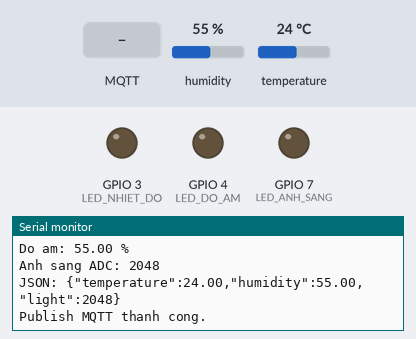
Bench run of a sketch on a simulated ESP32-C3. Parts: output pins drawn as LEDs (lit = HIGH), the last lines printed to the serial monitor. The test bench sets the inputs (shaded band); at power-on: humidity 55 %, temperature 24 °C (analog values on the 0–4095 scale). WiFi joins after 1.5 s; servers stay silent unless stated; no MQTT or app messages arrive unless stated.

Above: at 3.2 s.
3.3 s: MQTT message "ON" arrives on the first subscribed topic
At 4.5 s:
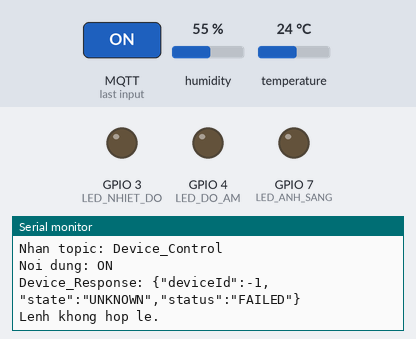
4.8 s: MQTT message "0" arrives on the first subscribed topic
At 5.8 s:
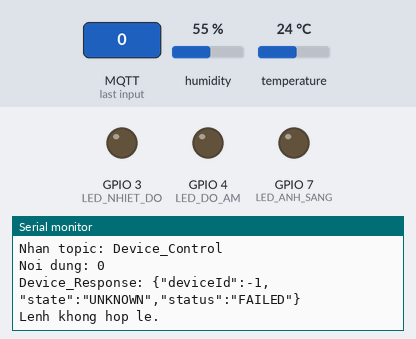
6.3 s: MQTT message "on" arrives on the first subscribed topic
At 6.9 s:
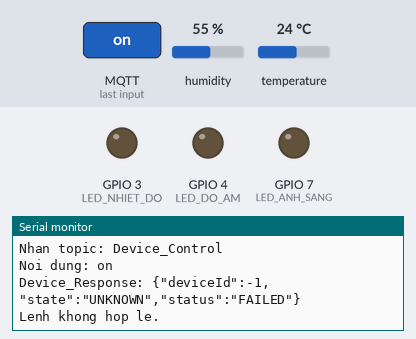

Measured:
- after the input at 3.3 s, the serial monitor: prints a new line at once (image 1)
- after the input at 4.8 s, the serial monitor: prints a new line at once (image 2)
- after the input at 6.3 s, the serial monitor: prints a new line at once (image 3)

The sketch:

ESP32C3_IoT_full_3LED_all_control.ino
```cpp
#include <WiFi.h>
#include <PubSubClient.h>
#include <Wire.h>
#include <Adafruit_AHTX0.h>
#include <math.h>

// ==============================================================================
// 1. CẤU HÌNH WIFI
// ==============================================================================

// Điền thông tin Wi-Fi của bạn.
const char* WIFI_SSID = "P206";
const char* WIFI_PASSWORD = "P206@123";

// ==============================================================================
// 2. CẤU HÌNH MQTT BROKER
// ==============================================================================

// IP máy tính đang chạy Mosquitto.
// Máy tính và ESP32 phải kết nối cùng mạng LAN.
const char* MQTT_HOST = "192.168.0.100";

const uint16_t MQTT_PORT = 1886;

// Điền tài khoản MQTT của bạn.
const char* mqtt_user = "nam";
const char* mqtt_password = "123";

// Các topic MQTT.
const char* TOPIC_SENSOR = "Data_Sensors";
const char* TOPIC_CONTROL = "Device_Control";
const char* TOPIC_RESPONSE = "Device_Response";

// ==============================================================================
// 3. CẤU HÌNH CHÂN ESP32-C3 MINI
// ==============================================================================

// Cảm biến AHT20.
#define AHT20_SDA 8
#define AHT20_SCL 9

// Cảm biến ánh sáng TEMT6000.
#define TEMT6000_PIN 0

// Ba đèn LED.
#define LED_ANH_SANG 7
#define LED_DO_AM 4
#define LED_NHIET_DO 3

/*
    Quy ước deviceId:

    0 = Điều khiển cả 3 đèn.
    1 = Đèn ánh sáng (GPIO7).
    2 = Đèn độ ẩm (GPIO4).
    3 = Đèn nhiệt độ (GPIO3).
*/

// ==============================================================================
// 4. KHAI BÁO ĐỐI TƯỢNG
// ==============================================================================

Adafruit_AHTX0 aht;

WiFiClient wifiClient;
PubSubClient mqtt(wifiClient);

// Thời gian gửi dữ liệu cảm biến.
unsigned long lastSensorSend = 0;

// Chu kỳ gửi cảm biến: 30 giây.
const unsigned long SENSOR_INTERVAL_MS = 30000UL;

// ==============================================================================
// 5. KẾT NỐI WIFI
// ==============================================================================

void connectWiFi() {

    if (WiFi.status() == WL_CONNECTED) {
        return;
    }

    Serial.println();
    Serial.print("Dang ket noi Wi-Fi: ");
    Serial.println(WIFI_SSID);

    WiFi.mode(WIFI_STA);

    WiFi.begin(WIFI_SSID, WIFI_PASSWORD);

    while (WiFi.status() != WL_CONNECTED) {

        delay(500);

        Serial.print(".");

    }

    Serial.println();

    Serial.println("Wi-Fi da ket noi.");

    Serial.print("IP ESP32-C3: ");

    Serial.println(WiFi.localIP());
}

// ==============================================================================
// 6. GỬI PHẢN HỒI TRẠNG THÁI THIẾT BỊ
// ==============================================================================

void publishResponse(
    int deviceId,
    const char* state,
    const char* status
) {

    if (!mqtt.connected()) {
        Serial.println("MQTT chua ket noi, khong the gui phan hoi.");
        return;
    }

    char payload[128];

    snprintf(
        payload,
        sizeof(payload),
        "{\"deviceId\":%d,\"state\":\"%s\",\"status\":\"%s\"}",
        deviceId,
        state,
        status
    );

    bool sent = mqtt.publish(
        TOPIC_RESPONSE,
        payload
    );

    Serial.print("Device_Response: ");

    Serial.println(payload);

    if (!sent) {
        Serial.println("Canh bao: gui phan hoi MQTT that bai.");
    }
}

// ==============================================================================
// 7. XỬ LÝ LỆNH ĐIỀU KHIỂN TỪ WEBSITE
// ==============================================================================

// Ví dụ điều khiển cả 3 đèn:
// {"deviceId":0,"action":"ON"}

// Ví dụ điều khiển một đèn:
// {"deviceId":1,"action":"OFF"}

void mqttCallback(
    char* topic,
    byte* payload,
    unsigned int length
) {

    String message;

    message.reserve(length + 1);

    for (unsigned int i = 0; i < length; i++) {
        message += (char)payload[i];
    }

    Serial.println();
    Serial.println("================================");

    Serial.print("Nhan topic: ");
    Serial.println(topic);

    Serial.print("Noi dung: ");
    Serial.println(message);

    // Chỉ xử lý topic điều khiển.
    if (String(topic) != TOPIC_CONTROL) {
        return;
    }

    // ----------------------------------------------------------
    // PHÂN TÍCH DEVICE ID
    // ----------------------------------------------------------

    int idPos = message.indexOf("\"deviceId\"");

    int colonPos = (idPos >= 0)
        ? message.indexOf(':', idPos)
        : -1;

    int deviceId = (colonPos >= 0)
        ? message.substring(colonPos + 1).toInt()
        : -1;

    // ----------------------------------------------------------
    // PHÂN TÍCH ACTION
    // ----------------------------------------------------------

    String action;

    int actionPos = message.indexOf("\"action\"");

    int actionColon = (actionPos >= 0)
        ? message.indexOf(':', actionPos)
        : -1;

    int quote1 = (actionColon >= 0)
        ? message.indexOf('"', actionColon + 1)
        : -1;

    int quote2 = (quote1 >= 0)
        ? message.indexOf('"', quote1 + 1)
        : -1;

    if (quote1 >= 0 && quote2 > quote1) {

        action = message.substring(
            quote1 + 1,
            quote2
        );

        action.trim();

        action.toUpperCase();
    }

    // ----------------------------------------------------------
    // KIỂM TRA LỆNH
    // ----------------------------------------------------------

    if (action != "ON" && action != "OFF") {

        publishResponse(
            deviceId,
            "UNKNOWN",
            "FAILED"
        );

        Serial.println("Lenh khong hop le.");

        return;
    }

    const int level = (action == "ON")
        ? HIGH
        : LOW;

    const char* stateText = (action == "ON")
        ? "ON"
        : "OFF";

    // ----------------------------------------------------------
    // DEVICE ID = 0: ĐIỀU KHIỂN CẢ 3 ĐÈN
    // ----------------------------------------------------------

    if (deviceId == 0) {

        digitalWrite(LED_ANH_SANG, level);

        digitalWrite(LED_DO_AM, level);

        digitalWrite(LED_NHIET_DO, level);

        bool allMatch =
            (digitalRead(LED_ANH_SANG) == level) &&
            (digitalRead(LED_DO_AM) == level) &&
            (digitalRead(LED_NHIET_DO) == level);

        publishResponse(
            0,
            allMatch ? stateText : "UNKNOWN",
            allMatch ? "SUCCESS" : "FAILED"
        );

        Serial.println("Da dieu khien ca 3 den.");

        return;
    }

    // ----------------------------------------------------------
    // DEVICE ID = 1, 2, 3: ĐIỀU KHIỂN TỪNG ĐÈN
    // ----------------------------------------------------------

    int ledPin = -1;

    if (deviceId == 1) {

        ledPin = LED_ANH_SANG;

    } else if (deviceId == 2) {

        ledPin = LED_DO_AM;

    } else if (deviceId == 3) {

        ledPin = LED_NHIET_DO;

    }

    if (ledPin < 0) {

        publishResponse(
            deviceId,
            "UNKNOWN",
            "FAILED"
        );

        Serial.println("deviceId khong hop le.");

        return;
    }

    digitalWrite(ledPin, level);

    bool isOn = (digitalRead(ledPin) == HIGH);

    publishResponse(
        deviceId,
        isOn ? "ON" : "OFF",
        "SUCCESS"
    );

    Serial.println("Da dieu khien LED thanh cong.");
}

// ==============================================================================
// 8. KẾT NỐI MQTT
// ==============================================================================

void connectMQTT() {

    while (!mqtt.connected()) {

        // Đảm bảo Wi-Fi được kết nối trước.
        connectWiFi();

        String clientId =
            "ESP32C3-IoT-" +
            String((uint32_t)ESP.getEfuseMac(), HEX);

        Serial.println();

        Serial.print("Dang ket noi MQTT... ");

        if (
            mqtt.connect(
                clientId.c_str(),
                mqtt_user,
                mqtt_password
            )
        ) {

            Serial.println("Da ket noi MQTT.");

            // --------------------------------------------------
            // ĐĂNG KÝ TOPIC ĐIỀU KHIỂN
            // --------------------------------------------------

            bool subscribed = mqtt.subscribe(
                TOPIC_CONTROL
            );

            Serial.print("Subscribe topic: ");

            Serial.println(TOPIC_CONTROL);

            if (!subscribed) {

                Serial.println(
                    "Canh bao: Subscribe Device_Control that bai."
                );

            }

            // --------------------------------------------------
            // THÔNG BÁO ESP32 ONLINE
            // --------------------------------------------------

            mqtt.publish(
                TOPIC_RESPONSE,
                "{\"deviceId\":0,\"state\":\"ONLINE\",\"status\":\"SUCCESS\"}"
            );

            // --------------------------------------------------
            // GỬI DỮ LIỆU CẢM BIẾN NGAY SAU KHI KẾT NỐI LẠI
            // --------------------------------------------------

            lastSensorSend =
                millis() - SENSOR_INTERVAL_MS;

            Serial.println(
                "ESP32 san sang gui du lieu cam bien."
            );

        } else {

            Serial.print(
                "Ket noi MQTT that bai, state="
            );

            Serial.print(mqtt.state());

            Serial.println(
                ". Thu lai sau 3 giay."
            );

            delay(3000);
        }
    }
}

// ==============================================================================
// 9. ĐỌC VÀ GỬI DỮ LIỆU CẢM BIẾN
// ==============================================================================

void readAndPublishSensors() {

    if (!mqtt.connected()) {
        Serial.println("MQTT chua ket noi, bo qua lan gui.");
        return;
    }

    // ----------------------------------------------------------
    // ĐỌC DỮ LIỆU AHT20
    // ----------------------------------------------------------

    sensors_event_t humidityEvent;
    sensors_event_t temperatureEvent;

    aht.getEvent(
        &humidityEvent,
        &temperatureEvent
    );

    float humidity =
        humidityEvent.relative_humidity;

    float temperature =
        temperatureEvent.temperature;

    // ----------------------------------------------------------
    // ĐỌC DỮ LIỆU TEMT6000
    // ----------------------------------------------------------

    int lightRaw = analogRead(TEMT6000_PIN);

    // ----------------------------------------------------------
    // KIỂM TRA DỮ LIỆU
    // ----------------------------------------------------------

    if (
        isnan(temperature) ||
        isnan(humidity)
    ) {

        Serial.println(
            "Loi doc AHT20; bo qua lan gui nay."
        );

        return;
    }

    // ----------------------------------------------------------
    // ĐÓNG GÓI JSON
    // ----------------------------------------------------------

    char payload[180];

    snprintf(
        payload,
        sizeof(payload),
        "{\"temperature\":%.2f,\"humidity\":%.2f,\"light\":%d}",
        temperature,
        humidity,
        lightRaw
    );

    // ----------------------------------------------------------
    // GỬI DỮ LIỆU ĐẾN MQTT BROKER
    // ----------------------------------------------------------

    bool sent = mqtt.publish(
        TOPIC_SENSOR,
        payload
    );

    Serial.println();
    Serial.println("================================");

    Serial.println("DU LIEU CAM BIEN:");

    Serial.print("Nhiet do: ");
    Serial.print(temperature);
    Serial.println(" °C");

    Serial.print("Do am: ");
    Serial.print(humidity);
    Serial.println(" %");

    Serial.print("Anh sang ADC: ");
    Serial.println(lightRaw);

    Serial.print("JSON: ");
    Serial.println(payload);

    if (sent) {

        Serial.println(
            "Publish MQTT thanh cong."
        );

    } else {

        Serial.println(
            "Publish MQTT that bai."
        );
    }
}

// ==============================================================================
// 10. KHỞI ĐỘNG ESP32
// ==============================================================================

void setup() {

    Serial.begin(115200);

    delay(500);

    Serial.println();

    Serial.println("================================");

    Serial.println("   ESP32-C3 IOT MONITORING");

    Serial.println("================================");

    // ----------------------------------------------------------
    // CẤU HÌNH 3 LED
    // ----------------------------------------------------------

    pinMode(LED_ANH_SANG, OUTPUT);

    pinMode(LED_DO_AM, OUTPUT);

    pinMode(LED_NHIET_DO, OUTPUT);

    // Khởi động tất cả đèn ở trạng thái OFF.
    digitalWrite(LED_ANH_SANG, LOW);

    digitalWrite(LED_DO_AM, LOW);

    digitalWrite(LED_NHIET_DO, LOW);

    // ----------------------------------------------------------
    // CẤU HÌNH ADC
    // ----------------------------------------------------------

    analogReadResolution(12);

    // ADC 12 bit: 0 - 4095.
    pinMode(TEMT6000_PIN, INPUT);

    // ----------------------------------------------------------
    // KHỞI ĐỘNG AHT20
    // ----------------------------------------------------------

    Wire.begin(
        AHT20_SDA,
        AHT20_SCL
    );

    if (!aht.begin()) {

        Serial.println(
            "Khong tim thay AHT20."
        );

        Serial.println(
            "Kiem tra SDA=GPIO8, SCL=GPIO9 va day nguon."
        );

        while (true) {
            delay(1000);
        }
    }

    Serial.println("AHT20 da san sang.");

    // ----------------------------------------------------------
    // CẤU HÌNH MQTT
    // ----------------------------------------------------------

    mqtt.setServer(
        MQTT_HOST,
        MQTT_PORT
    );

    mqtt.setCallback(
        mqttCallback
    );

    mqtt.setBufferSize(256);

    mqtt.setKeepAlive(30);

    mqtt.setSocketTimeout(10);

    // ----------------------------------------------------------
    // KẾT NỐI WIFI
    // ----------------------------------------------------------

    connectWiFi();

    // ----------------------------------------------------------
    // KẾT NỐI MQTT
    // ----------------------------------------------------------

    connectMQTT();

    // Đặt thời điểm để gửi mẫu cảm biến ngay sau khi khởi động.
    lastSensorSend =
        millis() - SENSOR_INTERVAL_MS;

    Serial.println();

    Serial.println(
        "ESP32-C3 da khoi dong thanh cong."
    );

    Serial.println(
        "Dang cho lenh dieu khien va gui du lieu."
    );
}

// ==============================================================================
// 11. VÒNG LẶP CHÍNH
// ==============================================================================

void loop() {

    // ----------------------------------------------------------
    // KIỂM TRA WIFI
    // ----------------------------------------------------------

    if (WiFi.status() != WL_CONNECTED) {

        Serial.println(
            "Wi-Fi bi mat ket noi."
        );

        connectWiFi();
    }

    // ----------------------------------------------------------
    // KIỂM TRA MQTT
    // ----------------------------------------------------------

    if (!mqtt.connected()) {

        Serial.println(
            "MQTT bi mat ket noi."
        );

        connectMQTT();
    }

    // ----------------------------------------------------------
    // DUY TRÌ MQTT VÀ NHẬN LỆNH
    // ----------------------------------------------------------

    mqtt.loop();

    // ----------------------------------------------------------
    // GỬI DỮ LIỆU CẢM BIẾN THEO CHU KỲ
    // ----------------------------------------------------------

    unsigned long now = millis();

    if (
        now - lastSensorSend >= SENSOR_INTERVAL_MS
    ) {

        lastSensorSend = now;

        readAndPublishSensors();
    }
}
```
